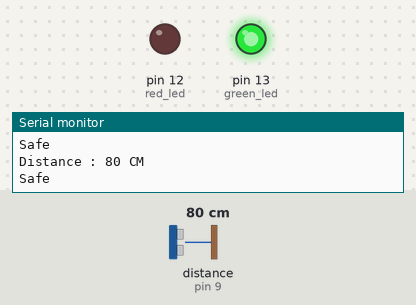
Bench run of a sketch on a simulated Arduino Uno, built with avr-gcc and run on an emulated ATmega328P. On the bench: output pins drawn as LEDs (lit = HIGH), the last lines printed to the serial monitor. Wiring (inferred from the names in the program): ultrasonic range finder: trigger pin 8; echo pin 9. Inputs (shaded band) come from the test bench; at power-on: distance to the obstacle (sensor on pin 9) 80 cm. The echo pulse lasts 58.3 µs per cm; pins used as bus, display or sensor lines are not drawn.

Above: at 1.2 s.
1.3 s: distance to the obstacle (sensor on pin 9) set to 2 cm
At 2.5 s:
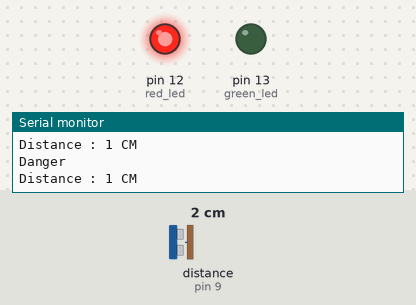
2.8 s: distance to the obstacle (sensor on pin 9) set to 18 cm
At 4.0 s:
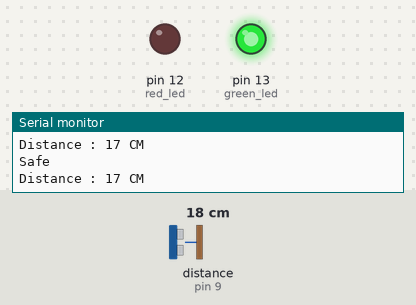
Timing chart, 0 to 5.8 s (numbered marks = the images above; inputs shaded):
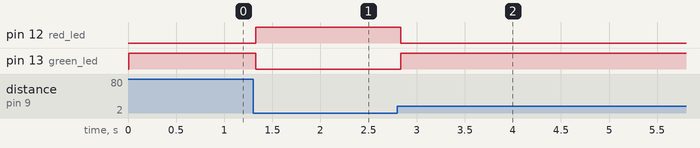

The sketch:

UltrasonicSensorMeasureDistance.ino
```cpp
int trigger_pin = 8;
int echo_pin = 9;

int green_led = 13;
int red_led = 12;
int distance;
long duration;
void setup() {
  Serial.begin(9600);
  pinMode(trigger_pin, OUTPUT);
  pinMode(echo_pin, INPUT);
  pinMode(green_led, OUTPUT);
  pinMode(red_led, OUTPUT);
}

void loop() {
  digitalWrite(trigger_pin, LOW);
  delayMicroseconds(2);
  digitalWrite(trigger_pin, HIGH);
  delayMicroseconds(10);
  digitalWrite(trigger_pin, LOW);

  duration = pulseIn(echo_pin,HIGH);
  distance = (duration/2) / 29.1;

  Serial.print("Distance : ");
  Serial.print(distance);
  Serial.print(" CM \n");

  if (distance < 15)
  {
    digitalWrite(red_led, HIGH);
    digitalWrite(green_led, LOW);
    Serial.println("Danger");
  }else{
    digitalWrite(green_led, HIGH);
    digitalWrite(red_led, LOW);
    Serial.println("Safe");
  }

}
```

Measured:
- after the input at 1.3 s, pin 12 (red_led): LOW → HIGH at once; pin 13 (green_led): HIGH → LOW at once
- after the input at 2.8 s, pin 12 (red_led): HIGH → LOW at once; pin 13 (green_led): LOW → HIGH at once
